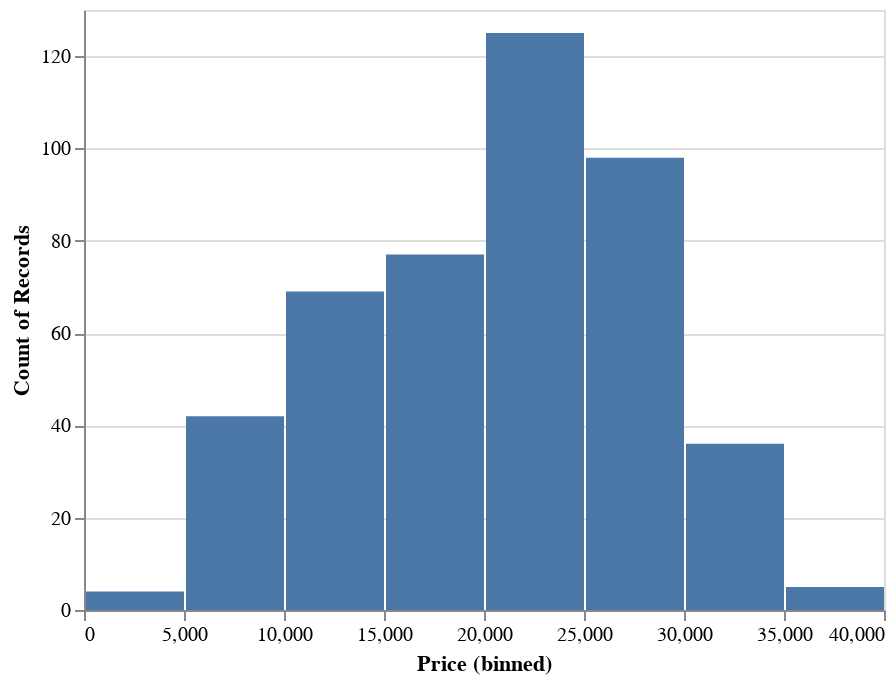

Here is the notebook cell this chart was saved with:
### Code cell
#Bar chart to plot the price with the total count
alt.Chart(df_cars).mark_bar().encode(
    alt.X("Price", bin=True),
    alt.Y("count()")
)

### Figure 1 — Vega-Lite specification as saved in the notebook (floating-point values rounded to 4 significant figures; data arrays with more than 128 entries replaced by an {"elided": "..."} marker saying what was removed)
{"config": {"view": {"continuousWidth": 400, "continuousHeight": 300}}, "data": {"name": "data-ff16f76c15243569a9213128a18a2dfa"}, "mark": "bar", "encoding": {"x": {"bin": true, "field": "Price", "type": "quantitative"}, "y": {"aggregate": "count", "type": "quantitative"}}, "$schema": "https://vega.github.io/schema/vega-lite/v4.17.0.json", "datasets": {"data-ff16f76c15243569a9213128a18a2dfa": {"elided": "456 records"}}}
